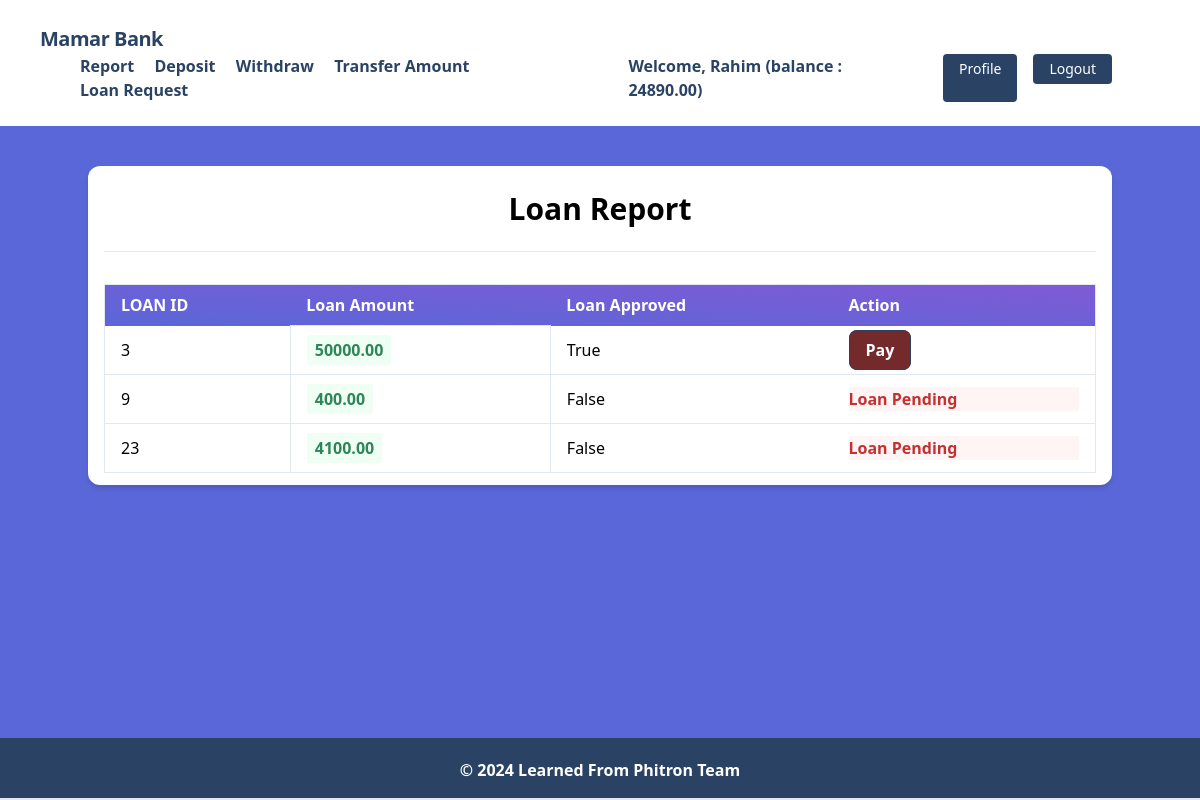
/transactions/loans/ (signed in), run on the app's committed database.
### accounts/models.py (models this page shows, shortened)
class UserBankAccount(models.Model):
    user = models.OneToOneField(User, related_name='account', on_delete=models.CASCADE)
    account_type = models.CharField(max_length=10, choices=ACCOUNT_TYPE)
    account_no = models.IntegerField(unique=True) # account no duijon user er kokhono same hobe na
    birth_date = models.DateField(null=True, blank=True)
    gender = models.CharField(max_length=10, choices=GENDER_TYPE)
    initial_deposite_date = models.DateField(auto_now_add=True)
    balance = models.DecimalField(default=0, max_digits=12, decimal_places=2) # ekjon user 12 digit obdi taka rakhte parbe, dui doshomik ghor obdi rakhte parben 1000.50

### transactions/models.py (models this page shows)
class Transaction(models.Model):
    account = models.ForeignKey(UserBankAccount, related_name = 'transactions', on_delete = models.CASCADE) # ekjon user er multiple transactions hote pare
    amount = models.DecimalField(decimal_places=2, max_digits = 12)
    balance_after_transaction = models.DecimalField(decimal_places=2, max_digits = 12)
    transaction_type = models.IntegerField(choices=TRANSACTION_TYPE, null = True)
    timestamp = models.DateTimeField(auto_now_add=True)
    loan_approve = models.BooleanField(default=False)
    class Meta:
        ordering = ['timestamp']

### transactions/views.py (the view)
# urls.py: path("loans/", LoanListView.as_view(), name="loan_list"),
class LoanListView(LoginRequiredMixin,ListView):
    model = Transaction
    template_name = 'transactions/loan_request.html'
    context_object_name = 'loans' # loan list ta ei loans context er moddhe thakbe
    def get_queryset(self):
        user_account = self.request.user.account
        queryset = Transaction.objects.filter(account=user_account,transaction_type=LOAN)
        print(queryset)
        return queryset

### transactions/templates/transactions/loan_request.html (shortened to what this page needs)
{% extends 'base.html' %}
{% block content %}
<div class="my-10 py-3 px-4 bg-white rounded-xl shadow-md">
  <h1 class="font-bold text-3xl text-center pb-5 pt-2">Loan Report</h1>
  <hr />
  <table
    class="table-auto mx-auto w-full px-5 rounded-xl mt-8 border dark:border-neutral-500"
  >
    <thead class="bg-purple-900 text-white text-left">
      <tr
        class="bg-gradient-to-tr from-indigo-600 to-purple-600 rounded-md py-2 px-4 text-white font-bold"
      >
        <th class="px-4 py-2">LOAN ID</th>
        <th class="px-4 py-2">Loan Amount</th>
        <th class="px-4 py-2">Loan Approved</th>
        <th class="px-4 py-2">Action</th>
      </tr>
    </thead>
    <tbody>
      {% for loan in loans %}
      <tr class="border-b dark:border-neutral-500">
        <td class="px-4 py-2">
         {{ loan.id }}
        </td>
        <td class="px-4 py-3 text-s border">
          <span
            class="px-2 py-1 font-bold leading-tight rounded-sm text-green-700 bg-green-100"
          >
            {{ loan.amount }}
          </span>
        </td>
        <td class="px-4 py-2">
          {{ loan.loan_approve }}
        </td>
        <td class="px-4 py-2">
          {% if loan.loan_approve %}
          <a class="font-bold bg-red-900 text-white hover:text-blue-900 hover:bg-white border border-blue-900 font-bold px-4 py-2 rounded-lg" href='{% url "pay" loan.id %}'>Pay</a>
          {% else %}
          <p class="font-bold text-red-700 bg-red-100">Loan Pending</p>
          {% endif %}
        </td>
      </tr>
      {% endfor %}
    </tbody>
  </table>
</div>
{% endblock %}

### core/templates/base.html (shortened to what this page needs)
{% load static %}
<!DOCTYPE html>
<html lang="en">
    <head>
        <link href="https://unpkg.com/tailwindcss@^1.0/dist/tailwind.min.css" rel="stylesheet">
    </head>
    <body class="bg-indigo-600">
        {% include 'navbar.html' %}
        {% block body %}
            <div class="lg:container lg:mx-auto" id="main">
                {% block content %}
                {% endblock %}
            </div>
            {% include 'footer.html' %}
        {% endblock %}
    </body>
</html>

### core/templates/navbar.html (shortened to what this page needs)
<nav class="flex items-center justify-between flex-wrap bg-white p-6 px-10">
    <div class="flex items-center flex-shrink-0 text-white mr-6">
        <span class="font-semibold text-xl tracking-tight text-blue-900"><a href="/">Mamar Bank</a></span>
    </div>
    <div class="w-full block flex-grow lg:flex lg:items-center lg:w-auto px-10">
        {% if request.user.is_authenticated %}
            <div class="text-md lg:flex-grow">
                <a href="{% url 'transaction_report' %}" class="block font-bold mt-4 lg:inline-block lg:mt-0 text-blue-900 hover:text-red-900 hover:font-black mr-4">
                    Report
                </a>
                <a href="{% url 'deposit_money' %}" class="block font-bold mt-4 lg:inline-block lg:mt-0 text-blue-900 hover:text-red-900 hover:font-black mr-4">
                    Deposit
                </a>
                <a href="{% url 'withdraw_money' %}" class="block font-bold mt-4 lg:inline-block lg:mt-0 text-blue-900 hover:text-red-900 hover:font-black mr-4">
                    Withdraw
                </a>
                <a href="{% url 'transfer_money' %}" class="block font-bold mt-4 lg:inline-block lg:mt-0 text-blue-900 hover:text-red-900 hover:font-black mr-4">
                    Transfer Amount
                </a>
                <a href="{% url 'loan_request' %}" class="block font-bold mt-4 lg:inline-block lg:mt-0 text-blue-900 hover:text-red-900 hover:font-black mr-4">
                    Loan Request
                </a>
            </div>
            <div class="flex w-auto">
                <div class="text-blue-900 my-auto font-black px-5">Welcome, {{ request.user.first_name }} (balance : {{request.user.account.balance}}) </div>
                <a href="{% url 'profile' %}" class="mx-2 inline-block font-medium text-sm px-4 py-2 leading-none bg-blue-900 rounded text-white border-white hover:border-transparent hover:text-dark hover:bg-red-700 mt-4 lg:mt-0">Profile</a>
                <form method="post" action="{% url 'logout' %}">
                    <button type="submit" class="mx-2 inline-block font-medium text-sm px-4 py-2 leading-none bg-blue-900 rounded text-white border-white hover:border-transparent hover:text-dark  hover:bg-red-700 mt-4 lg:mt-0">Logout</button>
                </form>
            </div>
        {% endif %}
    </div>
</nav>

### core/templates/footer.html
<footer class="footer bg-blue-900 text-white relative border-b-2 mt-10">
    <div class="container mx-auto px-6">
        <div class="mt-5 flex flex-col items-center">
            <div class="sm:w-2/3 text-center py-0 pb-2">
                <p class="text-md text-white font-bold mb-2">
                    © {% now "Y" %} Learned From Phitron Team
                </p>
            </div>
        </div>
    </div>
</footer>

### core/templates/base.html (style rules this page uses)
footer { position: fixed !important; bottom: 0 !important; width: 100%; }

### data on the page
Transaction: id "3", amount "50000.00", loan_approve "True", shows "Pay"
Transaction: id "9", amount "400.00", loan_approve "False", shows "Loan Pending"
Transaction: id "23", amount "4100.00", loan_approve "False", shows "Loan Pending"

### other printed values
{{ request.user.first_name }} "Rahim"
{{ request.user.account.balance }} "24890.00"
